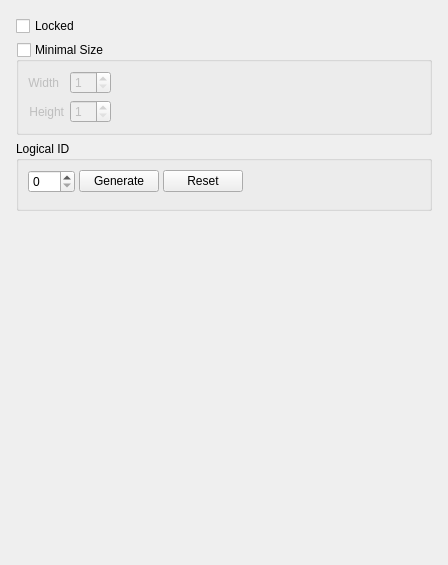
<?xml version="1.0" encoding="UTF-8"?>
<ui version="4.0">
 <class>LayoutGeneralSettingsWidget</class>
 <widget class="QWidget" name="LayoutGeneralSettingsWidget">
  <property name="geometry">
   <rect>
    <x>0</x>
    <y>0</y>
    <width>448</width>
    <height>565</height>
   </rect>
  </property>
  <layout class="QVBoxLayout" name="verticalLayout_5">
   <property name="leftMargin">
    <number>16</number>
   </property>
   <property name="topMargin">
    <number>16</number>
   </property>
   <property name="rightMargin">
    <number>16</number>
   </property>
   <property name="bottomMargin">
    <number>16</number>
   </property>
   <item>
    <widget class="QCheckBox" name="lockedCheckBox">
     <property name="sizePolicy">
      <sizepolicy hsizetype="Fixed" vsizetype="Fixed">
       <horstretch>0</horstretch>
       <verstretch>0</verstretch>
      </sizepolicy>
     </property>
     <property name="text">
      <string>Locked</string>
     </property>
    </widget>
   </item>
   <item>
    <widget class="QGroupBox" name="fixedSizeGroupBox">
     <property name="title">
      <string>Minimal Size</string>
     </property>
     <property name="flat">
      <bool>true</bool>
     </property>
     <property name="checkable">
      <bool>true</bool>
     </property>
     <property name="checked">
      <bool>false</bool>
     </property>
     <layout class="QFormLayout" name="formLayout">
      <item row="0" column="0">
       <widget class="QLabel" name="fixedWidthLabel">
        <property name="text">
         <string>Width</string>
        </property>
        <property name="alignment">
         <set>Qt::AlignRight|Qt::AlignTrailing|Qt::AlignVCenter</set>
        </property>
       </widget>
      </item>
      <item row="0" column="1">
       <widget class="QSpinBox" name="fixedWidthSpinBox">
        <property name="sizePolicy">
         <sizepolicy hsizetype="Fixed" vsizetype="Fixed">
          <horstretch>0</horstretch>
          <verstretch>0</verstretch>
         </sizepolicy>
        </property>
        <property name="suffix">
         <string/>
        </property>
        <property name="minimum">
         <number>1</number>
        </property>
        <property name="maximum">
         <number>64</number>
        </property>
       </widget>
      </item>
      <item row="1" column="0">
       <widget class="QLabel" name="fixedHeightLabel">
        <property name="text">
         <string>Height</string>
        </property>
        <property name="alignment">
         <set>Qt::AlignRight|Qt::AlignTrailing|Qt::AlignVCenter</set>
        </property>
       </widget>
      </item>
      <item row="1" column="1">
       <widget class="QSpinBox" name="fixedHeightSpinBox">
        <property name="sizePolicy">
         <sizepolicy hsizetype="Fixed" vsizetype="Fixed">
          <horstretch>0</horstretch>
          <verstretch>0</verstretch>
         </sizepolicy>
        </property>
        <property name="minimum">
         <number>1</number>
        </property>
        <property name="maximum">
         <number>64</number>
        </property>
       </widget>
      </item>
     </layout>
    </widget>
   </item>
   <item>
    <widget class="QGroupBox" name="logicalIdGroupBox">
     <property name="title">
      <string>Logical ID</string>
     </property>
     <property name="flat">
      <bool>true</bool>
     </property>
     <layout class="QVBoxLayout" name="verticalLayout_11">
      <item>
       <layout class="QHBoxLayout" name="horizontalLayout">
        <property name="spacing">
         <number>4</number>
        </property>
        <item>
         <widget class="QSpinBox" name="logicalIdSpinBox">
          <property name="maximum">
           <number>999</number>
          </property>
         </widget>
        </item>
        <item>
         <widget class="QPushButton" name="generateLogicalIdButton">
          <property name="text">
           <string>Generate</string>
          </property>
         </widget>
        </item>
        <item>
         <widget class="QPushButton" name="resetLogicalIdButton">
          <property name="text">
           <string>Reset</string>
          </property>
         </widget>
        </item>
        <item>
         <spacer name="horizontalSpacer">
          <property name="orientation">
           <enum>Qt::Horizontal</enum>
          </property>
          <property name="sizeHint" stdset="0">
           <size>
            <width>40</width>
            <height>0</height>
           </size>
          </property>
         </spacer>
        </item>
       </layout>
      </item>
      <item>
       <widget class="QnWordWrappedLabel" name="logicalIdWarningLabel" native="true"/>
      </item>
     </layout>
    </widget>
   </item>
   <item>
    <spacer name="verticalSpacer">
     <property name="orientation">
      <enum>Qt::Vertical</enum>
     </property>
     <property name="sizeHint" stdset="0">
      <size>
       <width>20</width>
       <height>40</height>
      </size>
     </property>
    </spacer>
   </item>
  </layout>
 </widget>
 <customwidgets>
  <customwidget>
   <class>QnWordWrappedLabel</class>
   <extends>QWidget</extends>
   <header location="global">ui/widgets/word_wrapped_label.h</header>
   <container>1</container>
  </customwidget>
 </customwidgets>
 <resources/>
 <connections/>
</ui>
